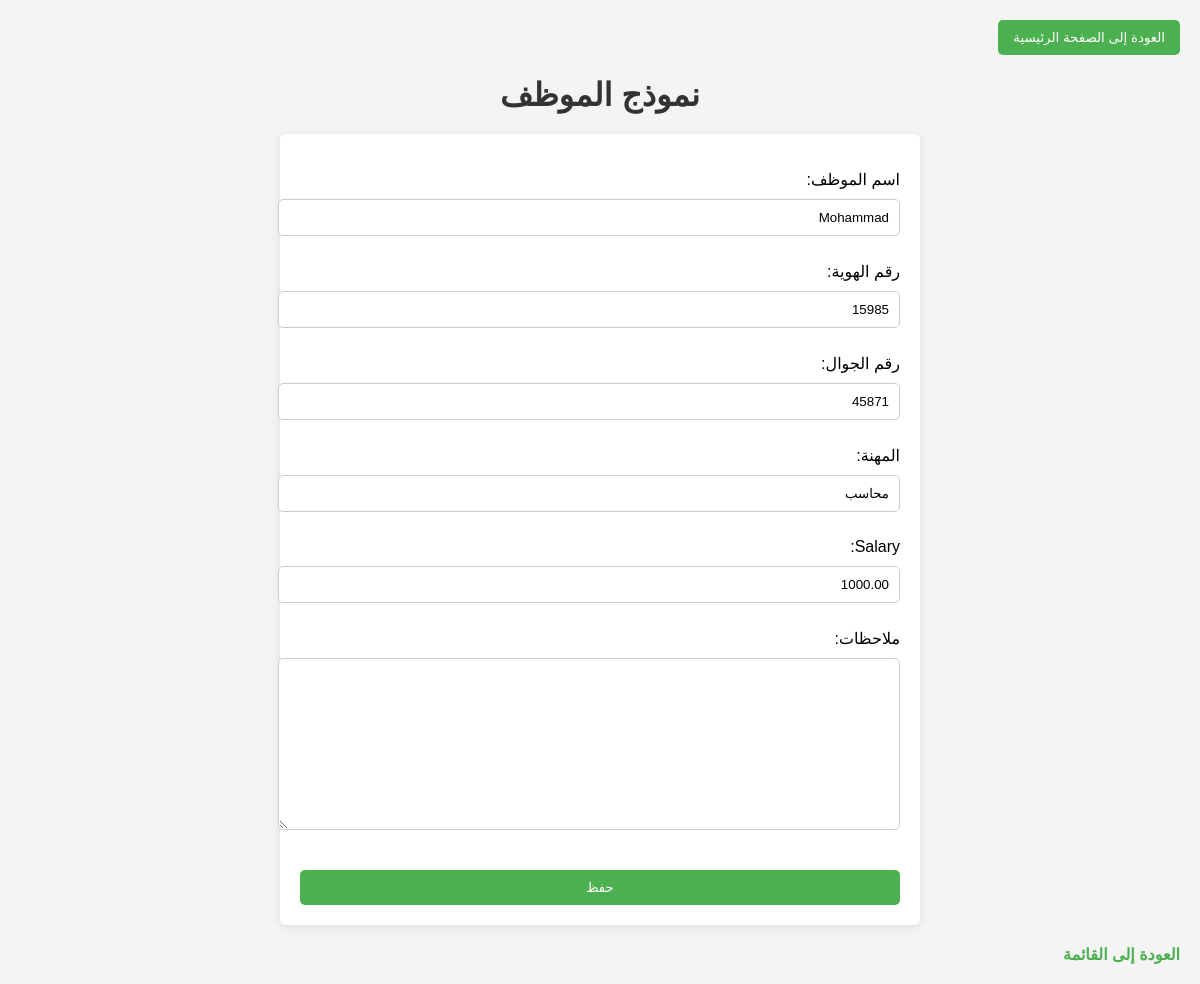
/employee/update/1/ (signed in), run on the app's committed database.
### app/models.py (models this page shows, shortened)
class Employee(models.Model):
    name = models.CharField(max_length=100, verbose_name="اسم الموظف")
    id_number = models.CharField(max_length=20, verbose_name="رقم الهوية")
    mobile_number = models.CharField(max_length=15, verbose_name="رقم الجوال")
    profession = models.CharField(max_length=100, verbose_name="المهنة")
    salary = models.DecimalField(max_digits=10, decimal_places=2, blank=True, null=True)  # حقل الراتب
    notes = models.TextField(blank=True, verbose_name="ملاحظات")
    created_by = models.ForeignKey(User, on_delete=models.SET_NULL, null=True, related_name='Employee_created_by', verbose_name="أضيف بواسطة")
    updated_by = models.ForeignKey(User, on_delete=models.SET_NULL, null=True, related_name='Employee_updated_by', verbose_name="تم التعديل بواسطة")
    created_at = models.DateTimeField(auto_now_add=True, verbose_name="تاريخ الإضافة")
    updated_at = models.DateTimeField(auto_now=True, verbose_name="تاريخ التعديل")

### app/views.py (the view)
# urls.py: path('employee/update/<int:pk>/', views.employee_update, name='employee_update'),
@login_required
def employee_update(request, pk):
    employee = get_object_or_404(Employee, pk=pk)
    if request.method == 'POST':
        form = EmployeeForm(request.POST, instance=employee)
        if form.is_valid():
            employee = form.save(commit=False)
            employee.updated_by = request.user
            employee.save()
            return redirect('employee_list')
    else:
        form = EmployeeForm(instance=employee)
    return render(request, 'employee_form.html', {'form': form})

### app/forms.py
class EmployeeForm(forms.ModelForm):
    class Meta:
        model = Employee
        fields = ['name', 'id_number', 'mobile_number', 'profession','salary' ,'notes']

### app/templates/employee_form.html (shortened to what this page needs)
<!DOCTYPE html>
<html lang="ar">
<head>
</head>
<body>
    <div class="header-buttons">
        <button class="main-page-button" onclick="window.location.href='{% url 'MainPage' %}'">العودة إلى الصفحة الرئيسية</button>
    </div>
    <h1>نموذج  الموظف</h1>
    <form method="post">
        {{ form.as_p }}
        <button type="submit">حفظ</button>
    </form>
    <a href="{% url 'employee_list' %}">العودة إلى القائمة</a>
</body>
</html>

### app/templates/employee_form.html (style rules this page uses)
body { font-family: Arial, sans-serif; direction: rtl; margin: 0; padding: 20px; background-color: #f4f4f4; }
h1 { text-align: center; color: #333; margin-bottom: 20px; }
.header-buttons { display: flex; justify-content: flex-start; margin-bottom: 20px; }
.header-buttons button { margin-left: 10px; padding: 10px 15px; background-color: #4CAF50; color: white; border: none; border-radius: 5px; cursor: pointer; }
form { background-color: #fff; padding: 20px; border-radius: 5px; box-shadow: 0 2px 10px rgba(0, 0, 0, 0.1); max-width: 600px; margin: auto; }
input[type="text"], input[type="number"], input[type="email"], textarea { width: 100%; padding: 10px; margin: 10px 0; border: 1px solid #ccc; border-radius: 5px; }
button[type="submit"] { background-color: #4CAF50; color: white; border: none; border-radius: 5px; cursor: pointer; padding: 10px 15px; margin-top: 10px; width: 100%; }
a { display: inline-block; margin-top: 20px; color: #4CAF50; text-decoration: none; font-weight: bold; text-align: center; }

### data on the page
Employee: name "Mohammad", id_number "15985", mobile_number "45871", profession "محاسب", salary "1000.00"
